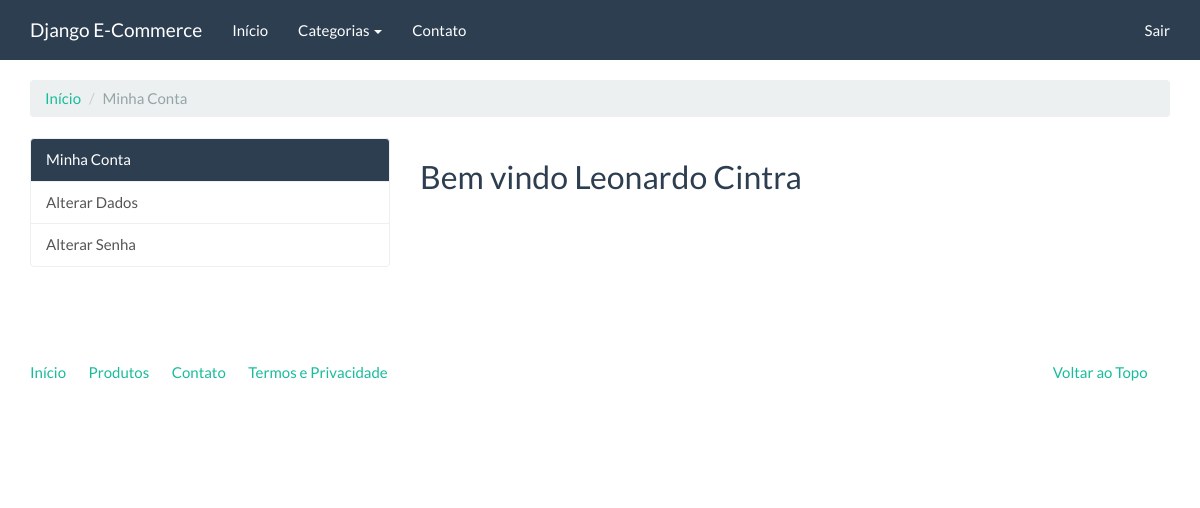
The page /conta/ (signed in) on the database as committed earlier.
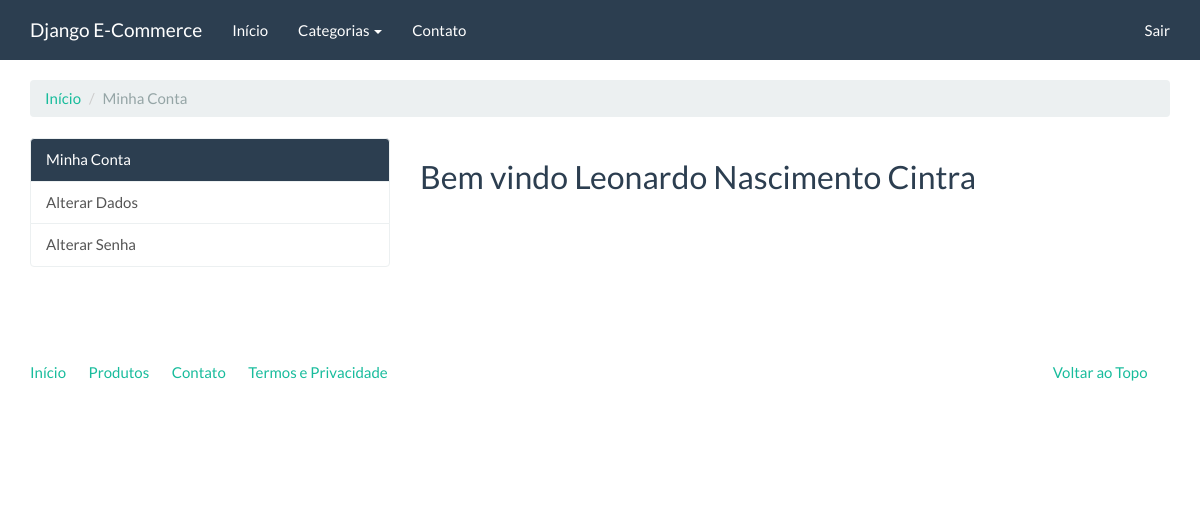
The same page on the database as committed later.
### accounts/models.py (models this page shows, shortened)
class User(AbstractBaseUser, PermissionsMixin):
    username = models.CharField(
        'Apelido / Usuario' , max_length=30, unique=True, validators = [
            validators.RegexValidator(
                re.compile('^[\w.@+-]+$'),
                'Informe um nome de usuário válido',
                'Este valor deve conter apenas letras, numeros e os caracteres: @/./+/-/_.',
                'invalid'
            )
        ], help_text="Um nome curto que será usado para identifica-lo de forma única na plataforma"
    )
    name = models.CharField('Nome', max_length=100)
    email = models.EmailField('E-mail', unique=True)
    is_staff = models.BooleanField('Equipe', default=False)
    is_active = models.BooleanField('Ativo', default=True)
    date_joined = models.DateTimeField('Data de entrada', auto_now_add=True)
    USERNAME_FIELD = 'username'
    REQUIRED_FIELDS = ['email']
    objects = UserManager()
    class Meta:
        verbose_name = 'Usuário'
        verbose_name_plural = 'Usuários'
    def __str__(self):
        return self.name or self.username

### accounts/views.py (the view)
class IndexView(LoginRequiredMixin, TemplateView):
    template_name = 'accounts/index.html'

### catalog/context_processors.py (called while the page is built)
def categories(request):
    return {
        'categories': Category.objects.all()
    }

### catalog/models.py (called while the page is built)
    def get_absolute_url(self):
        return reverse('catalog:category', kwargs={'slug': self.slug})

### accounts/templates/accounts/index.html (shortened to what this page needs)
{% extends "base.html" %}
{% block container %}
    <ol class="breadcrumb">
        <li><a href="#">Início</a></li>
        <li class="active">Minha Conta</li>
    </ol>
    <div class="row">
        <div class="col-md-4">
            <div class="list-group">
                <a href="#" class="list-group-item active">Minha Conta</a>
                <a href="{% url 'accounts:update_user' %}" class="list-group-item">Alterar Dados</a>
                <a href="{% url 'accounts:update_password' %}" class="list-group-item">Alterar Senha</a>
            </div>
        </div>
        <div class="col-md-8">
            {% block accounts_container %}
                <h2>Bem vindo {{ user }}</h2>
            {% endblock %}
        </div>
    </div>
{% endblock %}

Rows that differ between the two databases and show on the page:
changed User: name "Leonardo Cintra" → "Leonardo Nascimento Cintra"
